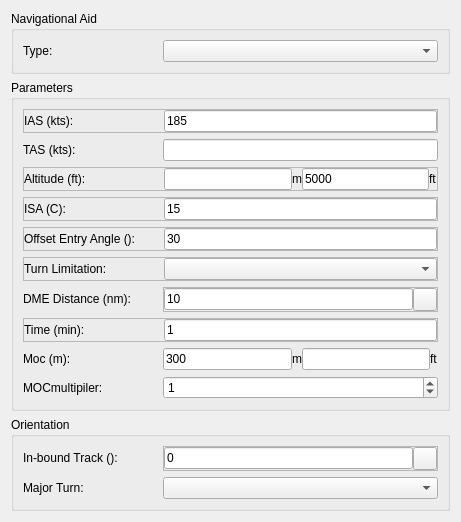
<?xml version="1.0" encoding="UTF-8"?>
<ui version="4.0">
 <class>Form</class>
 <widget class="QWidget" name="Form">
  <property name="geometry">
   <rect>
    <x>0</x>
    <y>0</y>
    <width>461</width>
    <height>472</height>
   </rect>
  </property>
  <property name="font">
   <font>
    <family>Arial</family>
   </font>
  </property>
  <property name="windowTitle">
   <string>Form</string>
  </property>
  <layout class="QVBoxLayout" name="verticalLayout_AAC">
   <item>
    <widget class="QGroupBox" name="gbNavAid">
     <property name="title">
      <string>Navigational Aid</string>
     </property>
     <layout class="QVBoxLayout" name="verticalLayout_gbNavAid">
      <item>
       <widget class="QFrame" name="frameType">
        <property name="frameShape">
         <enum>QFrame::NoFrame</enum>
        </property>
        <property name="frameShadow">
         <enum>QFrame::Raised</enum>
        </property>
        <layout class="QHBoxLayout" name="horizontalLayout_59">
         <property name="spacing">
          <number>0</number>
         </property>
         <property name="margin">
          <number>0</number>
         </property>
         <item>
          <widget class="QLabel" name="label_67">
           <property name="minimumSize">
            <size>
             <width>140</width>
             <height>0</height>
            </size>
           </property>
           <property name="maximumSize">
            <size>
             <width>140</width>
             <height>16777215</height>
            </size>
           </property>
           <property name="font">
            <font>
             <weight>50</weight>
             <bold>false</bold>
            </font>
           </property>
           <property name="text">
            <string>Type:</string>
           </property>
          </widget>
         </item>
         <item>
          <widget class="QComboBox" name="cmbNavAidType">
           <property name="sizePolicy">
            <sizepolicy hsizetype="Expanding" vsizetype="Fixed">
             <horstretch>0</horstretch>
             <verstretch>0</verstretch>
            </sizepolicy>
           </property>
           <property name="font">
            <font>
             <weight>50</weight>
             <bold>false</bold>
            </font>
           </property>
          </widget>
         </item>
        </layout>
       </widget>
      </item>
     </layout>
    </widget>
   </item>
   <item>
    <widget class="QGroupBox" name="grbParameters">
     <property name="title">
      <string>Parameters</string>
     </property>
     <layout class="QVBoxLayout" name="vLayout_grbParameters">
      <item>
       <widget class="QFrame" name="frame_IasIA1">
        <property name="sizePolicy">
         <sizepolicy hsizetype="Minimum" vsizetype="Preferred">
          <horstretch>0</horstretch>
          <verstretch>0</verstretch>
         </sizepolicy>
        </property>
        <property name="frameShape">
         <enum>QFrame::StyledPanel</enum>
        </property>
        <property name="frameShadow">
         <enum>QFrame::Raised</enum>
        </property>
        <layout class="QHBoxLayout" name="horizontalLayout_16">
         <property name="spacing">
          <number>0</number>
         </property>
         <property name="margin">
          <number>0</number>
         </property>
         <item>
          <widget class="QLabel" name="label_7">
           <property name="minimumSize">
            <size>
             <width>140</width>
             <height>0</height>
            </size>
           </property>
           <property name="maximumSize">
            <size>
             <width>16777215</width>
             <height>16777215</height>
            </size>
           </property>
           <property name="font">
            <font>
             <family>Arial</family>
             <weight>50</weight>
             <bold>false</bold>
            </font>
           </property>
           <property name="text">
            <string>IAS (kts):</string>
           </property>
          </widget>
         </item>
         <item>
          <widget class="QLineEdit" name="txtIas">
           <property name="sizePolicy">
            <sizepolicy hsizetype="MinimumExpanding" vsizetype="Fixed">
             <horstretch>0</horstretch>
             <verstretch>0</verstretch>
            </sizepolicy>
           </property>
           <property name="minimumSize">
            <size>
             <width>105</width>
             <height>0</height>
            </size>
           </property>
           <property name="maximumSize">
            <size>
             <width>16777215</width>
             <height>16777215</height>
            </size>
           </property>
           <property name="font">
            <font>
             <family>Arial</family>
             <weight>50</weight>
             <bold>false</bold>
            </font>
           </property>
           <property name="text">
            <string>185</string>
           </property>
          </widget>
         </item>
        </layout>
       </widget>
      </item>
      <item>
       <widget class="QFrame" name="frameTas">
        <property name="frameShape">
         <enum>QFrame::NoFrame</enum>
        </property>
        <property name="frameShadow">
         <enum>QFrame::Raised</enum>
        </property>
        <layout class="QHBoxLayout" name="horizontalLayout_69">
         <property name="spacing">
          <number>0</number>
         </property>
         <property name="margin">
          <number>0</number>
         </property>
         <item>
          <widget class="QLabel" name="label_77">
           <property name="minimumSize">
            <size>
             <width>140</width>
             <height>0</height>
            </size>
           </property>
           <property name="maximumSize">
            <size>
             <width>140</width>
             <height>16777215</height>
            </size>
           </property>
           <property name="font">
            <font>
             <weight>50</weight>
             <bold>false</bold>
            </font>
           </property>
           <property name="text">
            <string>TAS (kts):</string>
           </property>
          </widget>
         </item>
         <item>
          <widget class="QLineEdit" name="txtTas">
           <property name="font">
            <font>
             <weight>50</weight>
             <bold>false</bold>
            </font>
           </property>
           <property name="text">
            <string/>
           </property>
          </widget>
         </item>
        </layout>
       </widget>
      </item>
      <item>
       <widget class="QFrame" name="frame_AltitudeIA1">
        <property name="sizePolicy">
         <sizepolicy hsizetype="Minimum" vsizetype="Preferred">
          <horstretch>0</horstretch>
          <verstretch>0</verstretch>
         </sizepolicy>
        </property>
        <property name="frameShape">
         <enum>QFrame::StyledPanel</enum>
        </property>
        <property name="frameShadow">
         <enum>QFrame::Raised</enum>
        </property>
        <layout class="QHBoxLayout" name="horizontalLayout_27">
         <property name="spacing">
          <number>0</number>
         </property>
         <property name="margin">
          <number>0</number>
         </property>
         <item>
          <widget class="QLabel" name="label_17">
           <property name="minimumSize">
            <size>
             <width>140</width>
             <height>0</height>
            </size>
           </property>
           <property name="maximumSize">
            <size>
             <width>100</width>
             <height>16777215</height>
            </size>
           </property>
           <property name="font">
            <font>
             <family>Arial</family>
             <weight>50</weight>
             <bold>false</bold>
            </font>
           </property>
           <property name="text">
            <string>Altitude (ft):</string>
           </property>
          </widget>
         </item>
         <item>
          <widget class="QLineEdit" name="txtAltitudeM"/>
         </item>
         <item>
          <widget class="QLabel" name="label_2">
           <property name="text">
            <string>m</string>
           </property>
          </widget>
         </item>
         <item>
          <widget class="QLineEdit" name="txtAltitude">
           <property name="sizePolicy">
            <sizepolicy hsizetype="MinimumExpanding" vsizetype="Fixed">
             <horstretch>0</horstretch>
             <verstretch>0</verstretch>
            </sizepolicy>
           </property>
           <property name="minimumSize">
            <size>
             <width>105</width>
             <height>0</height>
            </size>
           </property>
           <property name="maximumSize">
            <size>
             <width>16777215</width>
             <height>16777215</height>
            </size>
           </property>
           <property name="font">
            <font>
             <family>Arial</family>
             <weight>50</weight>
             <bold>false</bold>
            </font>
           </property>
           <property name="text">
            <string>5000</string>
           </property>
          </widget>
         </item>
         <item>
          <widget class="QLabel" name="label">
           <property name="text">
            <string>ft</string>
           </property>
          </widget>
         </item>
        </layout>
       </widget>
      </item>
      <item>
       <widget class="QFrame" name="frame_IasMA">
        <property name="sizePolicy">
         <sizepolicy hsizetype="Minimum" vsizetype="Preferred">
          <horstretch>0</horstretch>
          <verstretch>0</verstretch>
         </sizepolicy>
        </property>
        <property name="frameShape">
         <enum>QFrame::StyledPanel</enum>
        </property>
        <property name="frameShadow">
         <enum>QFrame::Raised</enum>
        </property>
        <layout class="QHBoxLayout" name="horizontalLayout_11">
         <property name="spacing">
          <number>0</number>
         </property>
         <property name="margin">
          <number>0</number>
         </property>
         <item>
          <widget class="QLabel" name="label_3">
           <property name="minimumSize">
            <size>
             <width>140</width>
             <height>0</height>
            </size>
           </property>
           <property name="maximumSize">
            <size>
             <width>16777215</width>
             <height>16777215</height>
            </size>
           </property>
           <property name="font">
            <font>
             <family>Arial</family>
             <weight>50</weight>
             <bold>false</bold>
            </font>
           </property>
           <property name="text">
            <string>ISA (C):</string>
           </property>
          </widget>
         </item>
         <item>
          <widget class="QLineEdit" name="txtIsa">
           <property name="sizePolicy">
            <sizepolicy hsizetype="MinimumExpanding" vsizetype="Fixed">
             <horstretch>0</horstretch>
             <verstretch>0</verstretch>
            </sizepolicy>
           </property>
           <property name="minimumSize">
            <size>
             <width>105</width>
             <height>0</height>
            </size>
           </property>
           <property name="maximumSize">
            <size>
             <width>16777215</width>
             <height>16777215</height>
            </size>
           </property>
           <property name="font">
            <font>
             <family>Arial</family>
             <weight>50</weight>
             <bold>false</bold>
            </font>
           </property>
           <property name="text">
            <string>15</string>
           </property>
          </widget>
         </item>
        </layout>
       </widget>
      </item>
      <item>
       <widget class="QFrame" name="frame_IasMA_2">
        <property name="sizePolicy">
         <sizepolicy hsizetype="Minimum" vsizetype="Preferred">
          <horstretch>0</horstretch>
          <verstretch>0</verstretch>
         </sizepolicy>
        </property>
        <property name="frameShape">
         <enum>QFrame::StyledPanel</enum>
        </property>
        <property name="frameShadow">
         <enum>QFrame::Raised</enum>
        </property>
        <layout class="QHBoxLayout" name="horizontalLayout_12">
         <property name="spacing">
          <number>0</number>
         </property>
         <property name="margin">
          <number>0</number>
         </property>
         <item>
          <widget class="QLabel" name="label_4">
           <property name="minimumSize">
            <size>
             <width>140</width>
             <height>0</height>
            </size>
           </property>
           <property name="maximumSize">
            <size>
             <width>16777215</width>
             <height>16777215</height>
            </size>
           </property>
           <property name="font">
            <font>
             <family>Arial</family>
             <weight>50</weight>
             <bold>false</bold>
            </font>
           </property>
           <property name="text">
            <string>Offset Entry Angle ():</string>
           </property>
          </widget>
         </item>
         <item>
          <widget class="QLineEdit" name="txtOffset">
           <property name="sizePolicy">
            <sizepolicy hsizetype="MinimumExpanding" vsizetype="Fixed">
             <horstretch>0</horstretch>
             <verstretch>0</verstretch>
            </sizepolicy>
           </property>
           <property name="minimumSize">
            <size>
             <width>105</width>
             <height>0</height>
            </size>
           </property>
           <property name="maximumSize">
            <size>
             <width>16777215</width>
             <height>16777215</height>
            </size>
           </property>
           <property name="font">
            <font>
             <family>Arial</family>
             <weight>50</weight>
             <bold>false</bold>
            </font>
           </property>
           <property name="text">
            <string>30</string>
           </property>
          </widget>
         </item>
        </layout>
       </widget>
      </item>
      <item>
       <widget class="QFrame" name="frame_RNVA_2">
        <property name="enabled">
         <bool>true</bool>
        </property>
        <property name="sizePolicy">
         <sizepolicy hsizetype="Minimum" vsizetype="Preferred">
          <horstretch>0</horstretch>
          <verstretch>0</verstretch>
         </sizepolicy>
        </property>
        <property name="frameShape">
         <enum>QFrame::StyledPanel</enum>
        </property>
        <property name="frameShadow">
         <enum>QFrame::Raised</enum>
        </property>
        <layout class="QHBoxLayout" name="horizontalLayout_17">
         <property name="spacing">
          <number>0</number>
         </property>
         <property name="margin">
          <number>0</number>
         </property>
         <item>
          <widget class="QLabel" name="label_8">
           <property name="minimumSize">
            <size>
             <width>140</width>
             <height>0</height>
            </size>
           </property>
           <property name="maximumSize">
            <size>
             <width>140</width>
             <height>16777215</height>
            </size>
           </property>
           <property name="font">
            <font>
             <family>Arial</family>
             <weight>50</weight>
             <bold>false</bold>
            </font>
           </property>
           <property name="text">
            <string>Turn Limitation:</string>
           </property>
          </widget>
         </item>
         <item>
          <widget class="QComboBox" name="cmbTurnLimitation">
           <property name="maximumSize">
            <size>
             <width>16777215</width>
             <height>16777215</height>
            </size>
           </property>
           <property name="font">
            <font>
             <family>Arial</family>
             <weight>50</weight>
             <bold>false</bold>
            </font>
           </property>
           <property name="frame">
            <bool>true</bool>
           </property>
          </widget>
         </item>
        </layout>
       </widget>
      </item>
      <item>
       <widget class="QFrame" name="frame_DMEDistance">
        <property name="frameShape">
         <enum>QFrame::NoFrame</enum>
        </property>
        <property name="frameShadow">
         <enum>QFrame::Raised</enum>
        </property>
        <layout class="QHBoxLayout" name="horizontalLayout_66">
         <property name="spacing">
          <number>0</number>
         </property>
         <property name="margin">
          <number>0</number>
         </property>
         <item>
          <widget class="QLabel" name="label_74">
           <property name="sizePolicy">
            <sizepolicy hsizetype="Fixed" vsizetype="Fixed">
             <horstretch>0</horstretch>
             <verstretch>0</verstretch>
            </sizepolicy>
           </property>
           <property name="minimumSize">
            <size>
             <width>140</width>
             <height>0</height>
            </size>
           </property>
           <property name="font">
            <font>
             <weight>50</weight>
             <bold>false</bold>
            </font>
           </property>
           <property name="text">
            <string>DME Distance (nm):</string>
           </property>
          </widget>
         </item>
         <item>
          <widget class="QFrame" name="frame_APV_10">
           <property name="frameShape">
            <enum>QFrame::StyledPanel</enum>
           </property>
           <property name="frameShadow">
            <enum>QFrame::Raised</enum>
           </property>
           <layout class="QHBoxLayout" name="horizontalLayout_18">
            <property name="spacing">
             <number>0</number>
            </property>
            <property name="margin">
             <number>0</number>
            </property>
            <item>
             <widget class="QLineEdit" name="txtDmeDistance">
              <property name="enabled">
               <bool>true</bool>
              </property>
              <property name="font">
               <font>
                <weight>50</weight>
                <bold>false</bold>
               </font>
              </property>
              <property name="text">
               <string>10</string>
              </property>
             </widget>
            </item>
            <item>
             <widget class="QToolButton" name="btnCaptureDME">
              <property name="text">
               <string/>
              </property>
              <property name="icon">
               <iconset>
                <normaloff>:/gnss_item/coordinate_capture.png</normaloff>:/gnss_item/coordinate_capture.png</iconset>
              </property>
             </widget>
            </item>
           </layout>
          </widget>
         </item>
        </layout>
       </widget>
      </item>
      <item>
       <widget class="QFrame" name="frame_IasMA_3">
        <property name="sizePolicy">
         <sizepolicy hsizetype="Minimum" vsizetype="Preferred">
          <horstretch>0</horstretch>
          <verstretch>0</verstretch>
         </sizepolicy>
        </property>
        <property name="frameShape">
         <enum>QFrame::StyledPanel</enum>
        </property>
        <property name="frameShadow">
         <enum>QFrame::Raised</enum>
        </property>
        <layout class="QHBoxLayout" name="horizontalLayout_14">
         <property name="spacing">
          <number>0</number>
         </property>
         <property name="margin">
          <number>0</number>
         </property>
         <item>
          <widget class="QLabel" name="label_5">
           <property name="minimumSize">
            <size>
             <width>140</width>
             <height>0</height>
            </size>
           </property>
           <property name="maximumSize">
            <size>
             <width>16777215</width>
             <height>16777215</height>
            </size>
           </property>
           <property name="font">
            <font>
             <family>Arial</family>
             <weight>50</weight>
             <bold>false</bold>
            </font>
           </property>
           <property name="text">
            <string>Time (min):</string>
           </property>
          </widget>
         </item>
         <item>
          <widget class="QLineEdit" name="txtTime">
           <property name="sizePolicy">
            <sizepolicy hsizetype="MinimumExpanding" vsizetype="Fixed">
             <horstretch>0</horstretch>
             <verstretch>0</verstretch>
            </sizepolicy>
           </property>
           <property name="minimumSize">
            <size>
             <width>105</width>
             <height>0</height>
            </size>
           </property>
           <property name="maximumSize">
            <size>
             <width>16777215</width>
             <height>16777215</height>
            </size>
           </property>
           <property name="font">
            <font>
             <family>Arial</family>
             <weight>50</weight>
             <bold>false</bold>
            </font>
           </property>
           <property name="text">
            <string>1</string>
           </property>
          </widget>
         </item>
        </layout>
       </widget>
      </item>
      <item>
       <widget class="QFrame" name="frameMoc">
        <property name="frameShape">
         <enum>QFrame::NoFrame</enum>
        </property>
        <property name="frameShadow">
         <enum>QFrame::Raised</enum>
        </property>
        <layout class="QHBoxLayout" name="horizontalLayout_74">
         <property name="spacing">
          <number>0</number>
         </property>
         <property name="margin">
          <number>0</number>
         </property>
         <item>
          <widget class="QLabel" name="label_82">
           <property name="minimumSize">
            <size>
             <width>140</width>
             <height>0</height>
            </size>
           </property>
           <property name="maximumSize">
            <size>
             <width>140</width>
             <height>16777215</height>
            </size>
           </property>
           <property name="font">
            <font>
             <weight>50</weight>
             <bold>false</bold>
            </font>
           </property>
           <property name="text">
            <string>Moc (m):</string>
           </property>
          </widget>
         </item>
         <item>
          <widget class="QLineEdit" name="txtMoc">
           <property name="font">
            <font>
             <weight>50</weight>
             <bold>false</bold>
            </font>
           </property>
           <property name="text">
            <string>300</string>
           </property>
          </widget>
         </item>
         <item>
          <widget class="QLabel" name="label_6">
           <property name="text">
            <string>m</string>
           </property>
          </widget>
         </item>
         <item>
          <widget class="QLineEdit" name="txtMocFt">
           <property name="font">
            <font>
             <weight>50</weight>
             <bold>false</bold>
            </font>
           </property>
           <property name="text">
            <string/>
           </property>
          </widget>
         </item>
         <item>
          <widget class="QLabel" name="labelMocFt">
           <property name="text">
            <string>ft</string>
           </property>
          </widget>
         </item>
        </layout>
       </widget>
      </item>
      <item>
       <widget class="QFrame" name="frameIas_2">
        <property name="frameShape">
         <enum>QFrame::NoFrame</enum>
        </property>
        <property name="frameShadow">
         <enum>QFrame::Raised</enum>
        </property>
        <layout class="QHBoxLayout" name="horizontalLayout_62">
         <property name="spacing">
          <number>0</number>
         </property>
         <property name="margin">
          <number>0</number>
         </property>
         <item>
          <widget class="QLabel" name="label_70">
           <property name="minimumSize">
            <size>
             <width>140</width>
             <height>0</height>
            </size>
           </property>
           <property name="maximumSize">
            <size>
             <width>140</width>
             <height>16777215</height>
            </size>
           </property>
           <property name="font">
            <font>
             <weight>50</weight>
             <bold>false</bold>
            </font>
           </property>
           <property name="text">
            <string>MOCmultipiler:</string>
           </property>
          </widget>
         </item>
         <item>
          <widget class="QSpinBox" name="spinBoxMocmulipiler">
           <property name="value">
            <number>1</number>
           </property>
          </widget>
         </item>
        </layout>
       </widget>
      </item>
     </layout>
    </widget>
   </item>
   <item>
    <widget class="QGroupBox" name="groupBox_2">
     <property name="title">
      <string>Orientation</string>
     </property>
     <layout class="QVBoxLayout" name="verticalLayout_2">
      <item>
       <widget class="QFrame" name="frame_ThrFaf">
        <property name="frameShape">
         <enum>QFrame::NoFrame</enum>
        </property>
        <property name="frameShadow">
         <enum>QFrame::Raised</enum>
        </property>
        <layout class="QHBoxLayout" name="horizontalLayout_65">
         <property name="spacing">
          <number>0</number>
         </property>
         <property name="margin">
          <number>0</number>
         </property>
         <item>
          <widget class="QLabel" name="label_73">
           <property name="sizePolicy">
            <sizepolicy hsizetype="Fixed" vsizetype="Fixed">
             <horstretch>0</horstretch>
             <verstretch>0</verstretch>
            </sizepolicy>
           </property>
           <property name="minimumSize">
            <size>
             <width>140</width>
             <height>0</height>
            </size>
           </property>
           <property name="font">
            <font>
             <weight>50</weight>
             <bold>false</bold>
            </font>
           </property>
           <property name="text">
            <string>In-bound Track ():</string>
           </property>
          </widget>
         </item>
         <item>
          <widget class="QFrame" name="frame_APV_9">
           <property name="frameShape">
            <enum>QFrame::StyledPanel</enum>
           </property>
           <property name="frameShadow">
            <enum>QFrame::Raised</enum>
           </property>
           <layout class="QHBoxLayout" name="horizontalLayout_13">
            <property name="spacing">
             <number>0</number>
            </property>
            <property name="margin">
             <number>0</number>
            </property>
            <item>
             <widget class="QLineEdit" name="txtTrackRadial">
              <property name="enabled">
               <bool>true</bool>
              </property>
              <property name="font">
               <font>
                <weight>50</weight>
                <bold>false</bold>
               </font>
              </property>
              <property name="text">
               <string>0</string>
              </property>
             </widget>
            </item>
            <item>
             <widget class="QToolButton" name="btnCaptureTrack">
              <property name="text">
               <string/>
              </property>
              <property name="icon">
               <iconset>
                <normaloff>:/gnss_item/coordinate_capture.png</normaloff>:/gnss_item/coordinate_capture.png</iconset>
              </property>
             </widget>
            </item>
           </layout>
          </widget>
         </item>
        </layout>
       </widget>
      </item>
      <item>
       <widget class="QFrame" name="frame_60">
        <property name="frameShape">
         <enum>QFrame::NoFrame</enum>
        </property>
        <property name="frameShadow">
         <enum>QFrame::Raised</enum>
        </property>
        <layout class="QHBoxLayout" name="horizontalLayout_61">
         <property name="spacing">
          <number>0</number>
         </property>
         <property name="margin">
          <number>0</number>
         </property>
         <item>
          <widget class="QLabel" name="label_69">
           <property name="sizePolicy">
            <sizepolicy hsizetype="Fixed" vsizetype="Fixed">
             <horstretch>0</horstretch>
             <verstretch>0</verstretch>
            </sizepolicy>
           </property>
           <property name="minimumSize">
            <size>
             <width>140</width>
             <height>0</height>
            </size>
           </property>
           <property name="font">
            <font>
             <weight>50</weight>
             <bold>false</bold>
            </font>
           </property>
           <property name="text">
            <string>Major Turn:</string>
           </property>
          </widget>
         </item>
         <item>
          <widget class="QComboBox" name="cmbOrientation">
           <property name="sizePolicy">
            <sizepolicy hsizetype="Expanding" vsizetype="Fixed">
             <horstretch>0</horstretch>
             <verstretch>0</verstretch>
            </sizepolicy>
           </property>
           <property name="font">
            <font>
             <weight>50</weight>
             <bold>false</bold>
            </font>
           </property>
          </widget>
         </item>
        </layout>
       </widget>
      </item>
     </layout>
    </widget>
   </item>
  </layout>
 </widget>
 <resources/>
 <connections/>
</ui>
